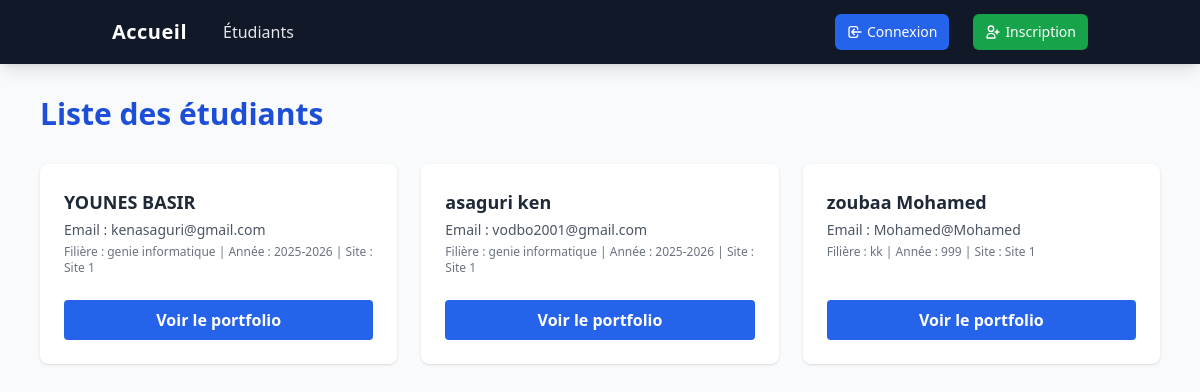
Screenshot of /etudiant/etudiantslistes.php with the database file from the repository.
### tables this page shows
CREATE TABLE `users` (
  `id` int(11) NOT NULL,
  `nom` varchar(100) DEFAULT NULL,
  `prenom` varchar(100) DEFAULT NULL,
  `email` varchar(150) DEFAULT NULL,
  `password` varchar(255) DEFAULT NULL,
  `role` enum('etudiant','admin') DEFAULT 'etudiant',
  `annee_academique` varchar(20) DEFAULT NULL,
  `filiere` varchar(100) DEFAULT NULL,
  `site` enum('Site 1','Site 2','Site 3','Site 4','Site 5') DEFAULT NULL
);

### etudiant/etudiantslistes.php (the view, shortened to what this page needs)
<?php
include '../pdo.php';
include '../navbar.php';
$stmt = $pdo->prepare("SELECT id, nom, prenom, email, filiere, annee_academique, site FROM users WHERE role = 'etudiant' ORDER BY nom, prenom");
$stmt->execute();
$students = $stmt->fetchAll();
?>
<!DOCTYPE html>
<html lang="fr">
<head>
    <script src="https://cdn.tailwindcss.com"></script>
</head>
<body class="bg-gray-50 min-h-screen">
    <div class="max-w-6xl mx-auto px-4 py-8">
        <h1 class="text-3xl font-bold text-blue-700 mb-8">Liste des étudiants</h1>
        <div class="grid grid-cols-1 md:grid-cols-2 lg:grid-cols-3 gap-6">
            <?php foreach ($students as $student): ?>
                <div class="bg-white rounded-lg shadow p-6 flex flex-col justify-between">
                    <div>
                        <h2 class="text-lg font-bold text-gray-800 mb-1"><?php echo htmlspecialchars($student['prenom'] . ' ' . $student['nom']); ?></h2>
                        <div class="text-gray-600 text-sm mb-1">Email : <?php echo htmlspecialchars($student['email']); ?></div>
                        <div class="text-gray-500 text-xs mb-2">Filière : <?php echo htmlspecialchars($student['filiere']); ?> | Année : <?php echo htmlspecialchars($student['annee_academique']); ?> | Site : <?php echo htmlspecialchars($student['site']); ?></div>
                    </div>
                    <a href="portfolio.php?id=<?php echo $student['id']; ?>" class="mt-4 inline-block bg-blue-600 text-white px-4 py-2 rounded hover:bg-blue-700 text-center font-semibold">Voir le portfolio</a>
                </div>
            <?php endforeach; ?>
        </div>
    </div>
</body>
</html>

### rows the page displays
users: prenom+nom "YOUNES BASIR", email "kenasaguri@gmail.com", filiere "genie informatique", annee_academique "2025-2026", site "Site 1"
users: prenom+nom "asaguri ken", email "vodbo2001@gmail.com", filiere "genie informatique", annee_academique "2025-2026", site "Site 1"
users: prenom+nom "zoubaa Mohamed", email "Mohamed@Mohamed", filiere "kk", annee_academique "999", site "Site 1"
